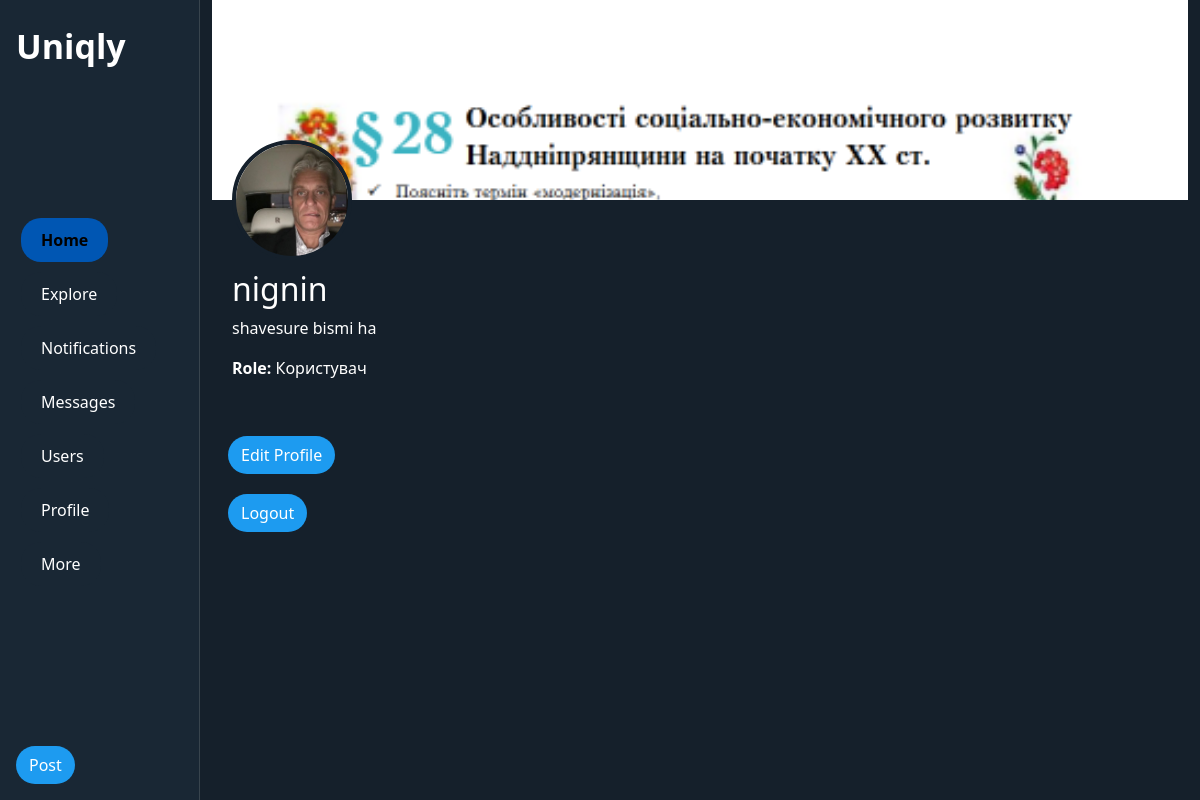
Page /profile/ (signed in) on the earlier database version.
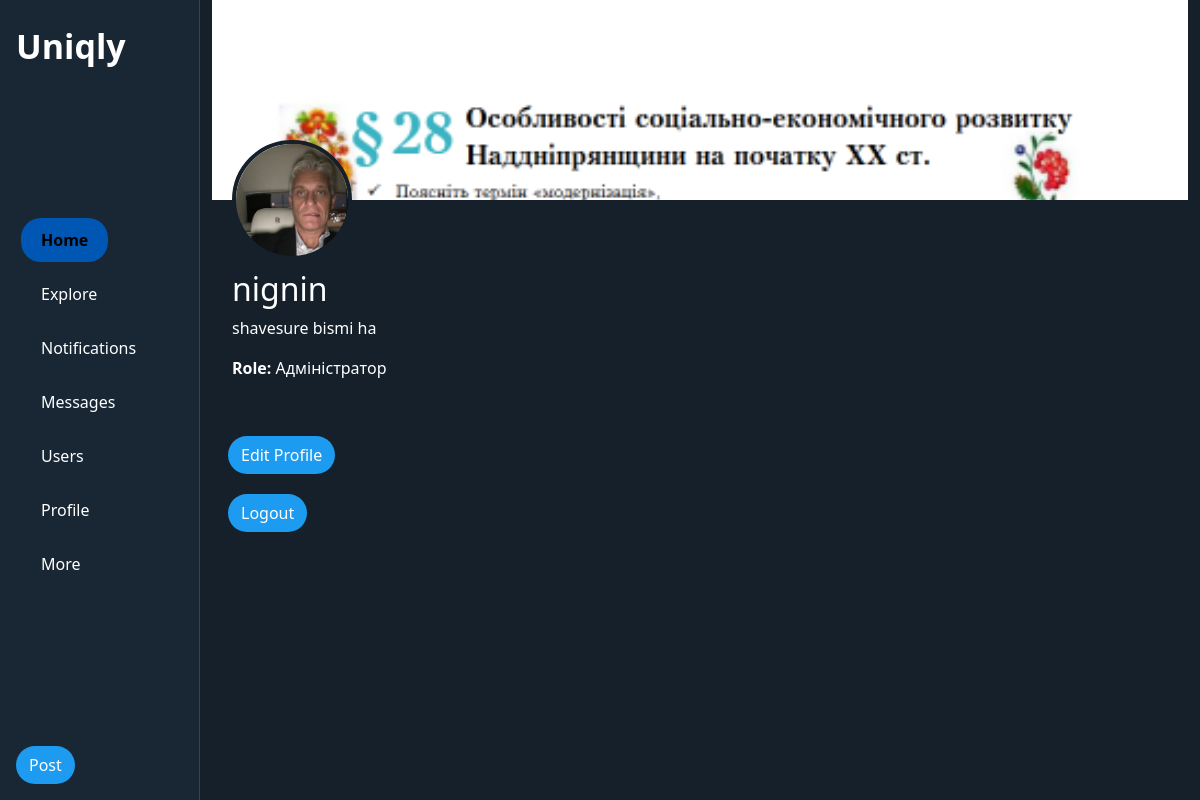
Same page on the later database version.
### aunthentication/models.py (models this page shows)
class CustomUser(AbstractUser):
    ROLE_CHOICES = (
        ('user', 'Користувач'),
        ('moderator', 'Модератор'),
        ('admin', 'Адміністратор'),
    )
    role = models.CharField(max_length=10, choices=ROLE_CHOICES, default='user')
    bio = models.TextField(null=True)
    avatar = models.ImageField(upload_to="Image", null= True)
    hat = models.ImageField(upload_to="Image",null=True)

### aunthentication/views.py (the view, shortened to what this page needs)
# urls.py: path('profile/', ProfileDetailViews.as_view(), name='profile'),
class ProfileDetailViews(LoginRequiredMixin,DetailView):
    template_name = 'profile.html'
    model = CustomUser, Post
    context_object_name = 'user'
    def get_object(self, queryset=None):
        return self.request.user

### templates/profile.html (shortened to what this page needs)
<!DOCTYPE html>
<html lang="en">
<head>
    <link href="https://cdn.jsdelivr.net/npm/bootstrap@5.3.0/dist/css/bootstrap.min.css" rel="stylesheet">
    {% load static %}
    <link rel="stylesheet" href="{% static 'style.css' %}">
</head>
<body>
    <div class="container-fluid">
        <div class="row">
            <nav class="navbar col-md-2 d-flex flex-column align-items-start py-3">
                <a class="navbar-brand ms-3" href="#">{{ cus}}Uniqly</a>
                <ul class="navbar-nav flex-column ms-3">
                    <li class="nav-item"><a class="nav-link active" href="{% url 'post' %}">Home</a></li>
                    <li class="nav-item"><a class="nav-link" href="{% url 'explore'%}">Explore</a></li>
                    <li class="nav-item"><a class="nav-link" href="{% url 'notifications'%}">Notifications</a></li>
                    <li class="nav-item"><a class="nav-link" href="{% url 'massages'%}">Messages</a></li>
                    <li class="nav-item"><a class="nav-link" href="{% url 'user'%}">Users</a></li>
                    <li class="nav-item"><a class="nav-link" href="{% url 'profile' %}">Profile</a></li>
                    <li class="nav-item"><a class="nav-link" href="{% url 'more'%}">More</a></li>
                </ul>
                    <a class="btn tweet-btn ms-3" href="{% url 'new_post' %}">Post</a>
            </nav>
            <div class="col-md-2 "></div>
            <div class="col-md-10">
                {% if user.hat %}
                <div class="profile-header" style="background-image: url('{{ user.hat.url }}'); background-size: cover;">
                    {% if user.avatar %}
                    <img src="{{ user.avatar.url }}" alt="Avatar" class="profile-avatar">
                    {% endif %}
                </div>
                {% endif %}
                <div class="profile-info">
                    <h2>{{ user.username }}  </h2>
                    <p>{{ user.bio }}</p>
                    <p><strong>Role:</strong> {{ user.get_role_display }}</p>
                </div>
                <a class="btn tweet-btn ms-3" href="{% url 'upd_profile' %}">Edit Profile</a>
                 <form action="{% url 'logout' %}" method="post">
                        <button type="submit" class="btn tweet-btn ms-3">Logout</button>
                    </form>
            </div>
        </div>
    </div>
    {% if posts %}
        {% for post in posts %}
        <div class="post-card">
            <p><img src="{{ post.user.avatar.url }}" alt="Avatar" class="avatar">
           {{ post.user.username }} <small>{{ post.created_at }}</small></p>
            <h3>{{ post.title }}</h3>
            <h4>{{ post.content }}</h4>
        </div>
        {% endfor %}
    {% else %}
        <p>No posts available.</p>
    {% endif %}
</body>
</html>

Differences in the rows shown:
changed CustomUser "nignin": role "Користувач" → "Адміністратор"
